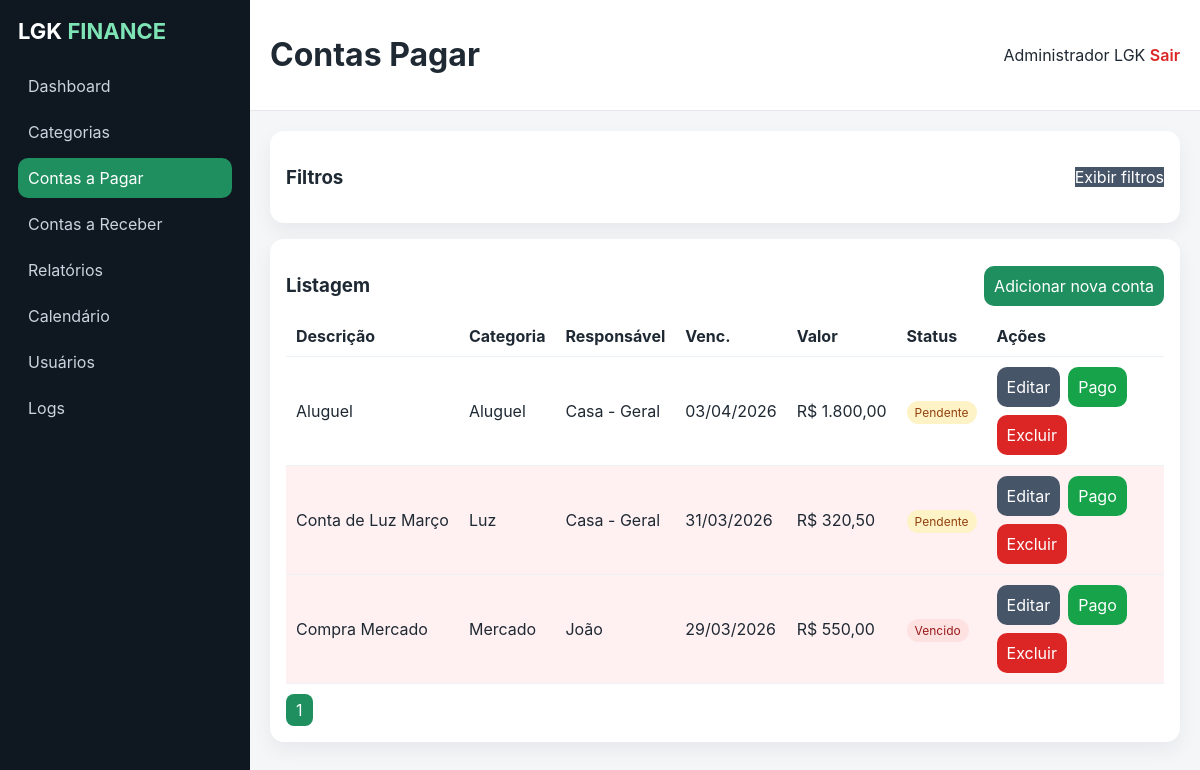
The page /index.php?module=contas_pagar (signed in) on the database its author committed.
### tables this page shows
CREATE TABLE contas_pagar (
  id INT AUTO_INCREMENT PRIMARY KEY,
  descricao VARCHAR(180) NOT NULL,
  categoria_id INT,
  responsavel_id INT,
  usuario_lancou_id INT,
  usuario_pagou_id INT NULL,
  valor DECIMAL(12,2) NOT NULL,
  data_vencimento DATE NOT NULL,
  data_pagamento DATE NULL,
  status ENUM('Pendente','Pago','Vencido','Cancelado','Parcelado') NOT NULL DEFAULT 'Pendente',
  observacoes TEXT NULL,
  recorrente TINYINT(1) NOT NULL DEFAULT 0,
  anexo VARCHAR(255) NULL,
  tipo_pagamento VARCHAR(80) NULL,
  numero_parcelas INT NULL,
  created_at TIMESTAMP DEFAULT CURRENT_TIMESTAMP,
  updated_at TIMESTAMP DEFAULT CURRENT_TIMESTAMP ON UPDATE CURRENT_TIMESTAMP,
  CONSTRAINT fk_cp_cat FOREIGN KEY (categoria_id) REFERENCES categorias(id) ON DELETE SET NULL,
  CONSTRAINT fk_cp_resp FOREIGN KEY (responsavel_id) REFERENCES responsaveis(id) ON DELETE SET NULL,
  CONSTRAINT fk_cp_ul FOREIGN KEY (usuario_lancou_id) REFERENCES usuarios(id) ON DELETE SET NULL,
  CONSTRAINT fk_cp_up FOREIGN KEY (usuario_pagou_id) REFERENCES usuarios(id) ON DELETE SET NULL
);

CREATE TABLE categorias (
  id INT AUTO_INCREMENT PRIMARY KEY,
  nome VARCHAR(80) NOT NULL UNIQUE,
  created_at TIMESTAMP DEFAULT CURRENT_TIMESTAMP,
  updated_at TIMESTAMP DEFAULT CURRENT_TIMESTAMP ON UPDATE CURRENT_TIMESTAMP
);

CREATE TABLE responsaveis (
  id INT AUTO_INCREMENT PRIMARY KEY,
  nome VARCHAR(120) NOT NULL,
  contato VARCHAR(120) NULL,
  created_at TIMESTAMP DEFAULT CURRENT_TIMESTAMP,
  updated_at TIMESTAMP DEFAULT CURRENT_TIMESTAMP ON UPDATE CURRENT_TIMESTAMP
);

### index.php (called while the page is built, shortened)
<?php
require_once __DIR__ . '/includes/functions.php';
include __DIR__ . '/includes/layout.php';

### includes/functions.php (called while the page is built, shortened)
<?php
function esc(?string $value): string
{
    return htmlspecialchars((string)$value, ENT_QUOTES, 'UTF-8');
}
function statusBadgeClass(string $status): string
{
    return match ($status) {
        'Pago', 'Recebido' => 'success',
        'Pendente' => 'warning',
        'Vencido' => 'danger',
        'Cancelado' => 'dark',
        'Parcelado' => 'info',
        default => 'secondary'
    };
}

### modules/contas_pagar.php (the view, shortened to what this page needs)
<?php
$fMes = $_GET['mes'] ?? '';
$fCategoria = $_GET['categoria'] ?? '';
$fStatus = $_GET['status'] ?? '';
$fBusca = trim($_GET['q'] ?? '');
$fRec = $_GET['recorrente'] ?? '';
$showFilters = isset($_GET['show_filters']) && $_GET['show_filters'] === '1';
$page = max(1, (int)($_GET['page'] ?? 1));
$perPage = 10;
$offset = ($page - 1) * $perPage;
$where = ['1=1'];
$params = [];
$ws = implode(' AND ', $where);
$countStmt = $pdo->prepare("SELECT COUNT(*) FROM contas_pagar WHERE $ws");
$countStmt->execute($params);
$total = (int)$countStmt->fetchColumn();
$totalPages = max(1, (int)ceil($total / $perPage));
$stmt = $pdo->prepare("SELECT cp.*, c.nome categoria, r.nome responsavel FROM contas_pagar cp LEFT JOIN categorias c ON c.id=cp.categoria_id LEFT JOIN responsaveis r ON r.id=cp.responsavel_id WHERE $ws ORDER BY cp.data_vencimento DESC LIMIT $perPage OFFSET $offset");
$stmt->execute($params);
$contas = $stmt->fetchAll();
?>
<div class="card">
    <div class="card-header-row">
        <h3>Filtros</h3>
        <a class="btn-secondary" href="index.php?module=contas_pagar&show_filters=<?= $showFilters ? '0' : '1' ?>"> <?= $showFilters ? 'Esconder filtros' : 'Exibir filtros' ?> </a>
    </div>
</div>
<div class="card">
    <div class="card-header-row">
        <h3>Listagem</h3>
        <button class="btn-primary" type="button" data-modal-target="modal-conta-pagar-create">Adicionar nova conta</button>
    </div>
    <div class="table-wrap">
        <table>
            <tr><th>Descrição</th><th>Categoria</th><th>Responsável</th><th>Venc.</th><th>Valor</th><th>Status</th><th>Ações</th></tr>
            <?php foreach ($contas as $c): $atrasada = $c['status'] !== 'Pago' && strtotime($c['data_vencimento']) < time(); ?>
                <tr class="<?= $atrasada ? 'row-danger' : '' ?>">
                    <td><?= esc($c['descricao']) ?></td>
                    <td><?= esc($c['categoria']) ?></td>
                    <td><?= esc($c['responsavel']) ?></td>
                    <td><?= date('d/m/Y', strtotime($c['data_vencimento'])) ?></td>
                    <td>R$ <?= number_format($c['valor'], 2, ',', '.') ?></td>
                    <td><span class="badge <?= statusBadgeClass($c['status']) ?>"><?= esc($c['status']) ?></span></td>
                    <td class="actions">
                        <button class="btn-secondary" type="button" data-modal-target="modal-conta-pagar-edit-<?= $c['id'] ?>">Editar</button>
                        <form method="post"><input type="hidden" name="action" value="mark_paid"><input type="hidden" name="id" value="<?= $c['id'] ?>"><button class="btn-success" type="submit">Pago</button></form>
                        <form method="post" onsubmit="return confirm('Excluir conta?')"><button class="btn-danger" type="submit">Excluir</button></form>
                    </td>
                </tr>
            <?php endforeach; ?>
        </table>
    </div>
    <div class="pagination"><?php for ($i = 1; $i <= $totalPages; $i++): ?><a class="<?= $i === $page ? 'active' : '' ?>" href="index.php?module=contas_pagar&page=<?= $i ?>&show_filters=<?= $showFilters ? '1' : '0' ?>&mes=<?= urlencode($fMes) ?>&categoria=<?= urlencode($fCategoria) ?>&status=<?= urlencode($fStatus) ?>&q=<?= urlencode($fBusca) ?>&recorrente=<?= urlencode($fRec) ?>"><?= $i ?></a><?php endfor; ?></div>
</div>

### includes/layout.php (shortened to what this page needs)
<?php
$module = $_GET['module'] ?? 'dashboard';
?>
<!doctype html>
<html lang="pt-BR">
<head>
    <link rel="stylesheet" href="assets/css/style.css">
</head>
<body>
<div class="app-shell">
    <?php include __DIR__ . '/sidebar.php'; ?>
    <div class="main-area">
        <?php include __DIR__ . '/topbar.php'; ?>
        <main class="content">
            <?php include __DIR__ . '/../modules/' . $module . '.php'; ?>
        </main>
    </div>
</div>
</body>
</html>

### includes/sidebar.php
<?php $current = $_GET['module'] ?? 'dashboard'; ?>
<aside class="sidebar" id="sidebar">
    <div class="brand">LGK <span>FINANCE</span></div>
    <nav>
        <?php
        $items = [
            'dashboard' => 'Dashboard',
            'categorias' => 'Categorias',
            'contas_pagar' => 'Contas a Pagar',
            'contas_receber' => 'Contas a Receber',
            'relatorios' => 'Relatórios',
            'calendario' => 'Calendário',
            'usuarios' => 'Usuários',
            'logs' => 'Logs',
        ];
        foreach ($items as $key => $label):
        ?>
            <a class="nav-item <?= $current === $key ? 'active' : '' ?>" href="index.php?module=<?= $key ?>"><?= esc($label) ?></a>
        <?php endforeach; ?>
    </nav>
</aside>

### includes/topbar.php (shortened to what this page needs)
<header class="topbar">
    <div>
        <h1><?= esc(ucwords(str_replace('_', ' ', $_GET['module'] ?? 'dashboard'))) ?></h1>
    </div>
    <div class="user-box">
        <span><?= esc($_SESSION['user']['nome']) ?></span>
        <a href="logout.php" class="btn-link danger">Sair</a>
    </div>
</header>

### assets/css/style.css (style rules this page uses)
:root { --green:#1f8f5f;--green-dark:#166a47;--bg:#f4f6f8;--text:#1f2933;--muted:#6b7280;--danger:#dc2626;--warning:#d97706;--card:#fff; }
* { box-sizing:border-box }
body { margin:0;font-family:Inter,Arial,sans-serif;background:var(--bg);color:var(--text) }
a { text-decoration:none }
.app-shell { display:flex;min-height:100vh }
.sidebar { width:250px;background:#0f1720;color:#fff;padding:18px;position:sticky;top:0;height:100vh }
.brand { font-size:22px;font-weight:700;margin-bottom:22px }
.brand span { color:#7ee4b5 }
.nav-item { display:block;color:#c9d4de;padding:10px;border-radius:10px;margin:6px 0 }
.nav-item.active,.nav-item:hover { background:var(--green);color:#fff }
.main-area { flex:1 }
.topbar { display:flex;justify-content:space-between;align-items:center;padding:14px 20px;background:#fff;border-bottom:1px solid #e5e7eb;position:sticky;top:0;z-index:10 }
.content { padding:20px;display:grid;gap:16px }
.card { background:var(--card);padding:16px;border-radius:14px;box-shadow:0 8px 20px rgba(15,23,42,.06) }
.table-wrap { overflow:auto }
table { width:100%;border-collapse:collapse }
th,td { padding:10px;border-bottom:1px solid #edf2f7;text-align:left;white-space:nowrap }
input,select,textarea,button { padding:10px;border:1px solid #d1d5db;border-radius:10px;font:inherit }
button { cursor:pointer }
.btn-primary,.btn-secondary,.btn-danger,.btn-success { border:none;color:#fff }
.btn-primary { background:var(--green) }
.btn-secondary { background:#475569 }
.btn-danger { background:var(--danger) }
.btn-success { background:#16a34a }
.btn-link { color:var(--green-dark);font-weight:600 }
.btn-link.danger { color:var(--danger) }
.badge { padding:4px 8px;border-radius:999px;font-size:12px }
.badge.warning { background:#fef3c7;color:#92400e }
.badge.danger { background:#fee2e2;color:#991b1b }
.row-danger { background:#fff1f2!important }
.pagination { display:flex;gap:6px;margin-top:10px }
.pagination a { padding:6px 10px;background:#e2e8f0;border-radius:8px;color:#111827 }
.pagination a.active { background:var(--green);color:#fff }
.actions { display:flex;gap:8px;align-items:center;flex-wrap:wrap }
.card-header-row { display:flex;justify-content:space-between;align-items:center;gap:10px;flex-wrap:wrap }

### rows shown on the page
contas_pagar: descricao "Aluguel", categoria.nome "Aluguel", responsavel.nome "Casa - Geral", data_vencimento "03/04/2026", valor "1.800,00", status "Pendente"
contas_pagar: descricao "Conta de Luz Março", categoria.nome "Luz", responsavel.nome "Casa - Geral", data_vencimento "31/03/2026", valor "320,50", status "Pendente"
contas_pagar: descricao "Compra Mercado", categoria.nome "Mercado", responsavel.nome "João", data_vencimento "29/03/2026", valor "550,00", status "Vencido"

### other values the page prints
$label "Dashboard"
$label "Categorias"
$label "Contas a Pagar"
$label "Contas a Receber"
$label "Relatórios"
$label "Calendário"
$label "Usuários"
$label "Logs"
str_replace('_', ' ', $_GET['module'] ?? 'dashboard') "Contas Pagar"
$_SESSION['user']['nome'] "Administrador LGK"
